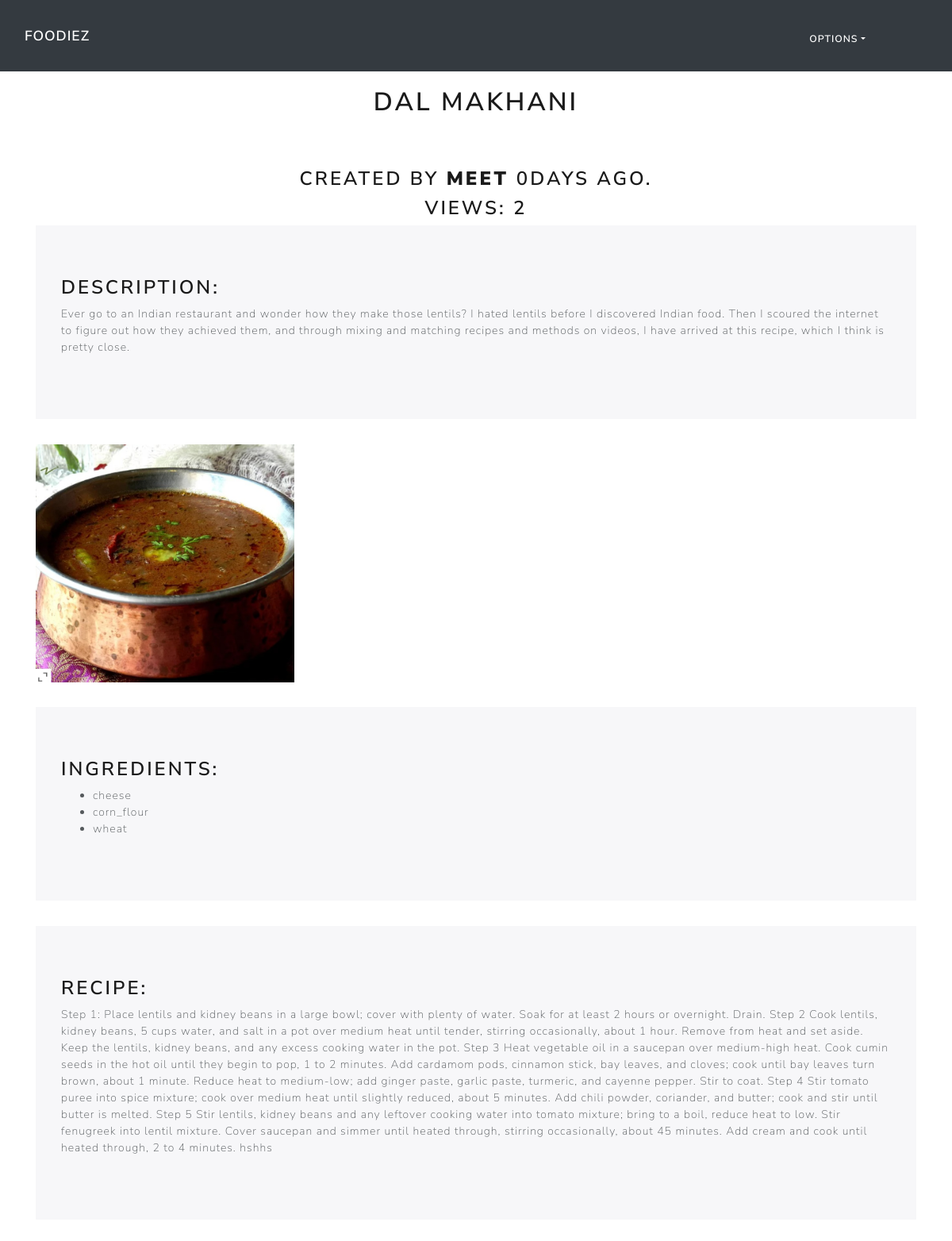
/single_blog.php?id=9, run on the app's committed database.
### tables this page shows
CREATE TABLE `post` (
  `id` int(11) NOT NULL,
  `user_id` int(11) NOT NULL,
  `title` varchar(32) NOT NULL,
  `description` varchar(1024) NOT NULL,
  `views` int(11) NOT NULL DEFAULT 0,
  `body` varchar(10000) NOT NULL,
  `featured_img` varchar(255) DEFAULT NULL,
  `created_at` timestamp NOT NULL DEFAULT current_timestamp()
);

CREATE TABLE `users` (
  `id` int(100) NOT NULL,
  `username` varchar(100) NOT NULL,
  `email` varchar(100) NOT NULL,
  `password` varchar(100) NOT NULL,
  `created_at` timestamp NULL DEFAULT current_timestamp(),
  `updated_at` timestamp NULL DEFAULT NULL
);

CREATE TABLE `ingredients` (
  `ing_id` int(11) NOT NULL,
  `name` varchar(100) NOT NULL
);

### single_blog.php (the view, shortened to what this page needs)
<?php include('dbh.php'); ?>
<?php include('header.php'); ?>
<?php $post_id = $_GET['id']; ?>
<?php
  $qe = "SELECT views FROM post WHERE id = $post_id";
  $re = mysqli_query($conn, $qe) or die(mysqli_error($conn));
  $tv = mysqli_fetch_assoc($re);
  $views = $tv['views'];
?>
<?php
    $sql = "SELECT * FROM post WHERE id = $post_id";
    $res = mysqli_query($conn, $sql);
    if(mysqli_num_rows($res) > 0){
        while($p = mysqli_fetch_assoc($res)){ ?>
            <h1 style = "margin : 20px auto; text-align:center;"> <?php echo $p['title']; ?> </h1><br><br>
            <?php
            $diff = strtotime("now") - strtotime($p['created_at']);
            $days = floor($diff/(3600*24));
            $y = "SELECT username FROM users join post on users.id = post.user_id where post.id = $post_id";
            $u = mysqli_query($conn, $y) or die(mysqli_error($conn));
            if(mysqli_num_rows($u) > 0){
                while($temp = mysqli_fetch_assoc($u)){
                    $author = $temp['username'];
                }
            }
            ?>
            <h3 style = "text-align:center"> <?php echo "Created by "; ?> <strong> <?php echo $author ?> </strong> <?php echo " " . $days . "days ago." ?> </h3>
            <h3 style = "text-align:center"><?php echo "views: " . $views; ?></h3>
            <div class = "jumbotron">
                <h3> Description: </h3>
                <p> <?php echo $p['description'] ?> </p>
            </div>
            <div style = "margin:10px auto;">
            <img src = <?php echo $p['featured_img']; ?> style = "height:300px;" alt="recipe image"/> <br> <br>
          </div>
            <div class="jumbotron">
            <h3> ingredients: </h3>
            <?php
                $q = "SELECT name FROM ingredients JOIN pi_relation ON ingredients.ing_id = pi_relation.ingredient_id
                        WHERE pi_relation.post_id = $post_id";
                $r = mysqli_query($conn,$q);
                if(mysqli_num_rows($r) > 0){
                    ?>
                    <ul>
                        <?php while($t = mysqli_fetch_assoc($r)): ?>
                            <li> <?php echo $t['name']; ?> </li>
                        <?php endwhile; ?>
                    </ul>
                    <?php
                }
            ?>
            </div>
            <div class = "jumbotron">
                <h3> Recipe: </h3>
                <p> <?php echo $p['body'] ?> </p>
            </div>
        <?php
        }
    }
?>
<?php include('footer.php'); ?>

### data on the page
post: title "DAL MAKHANI", user.username "MEET", created_at "0", views "2", description "Ever go to an Indian restaurant and wonder how they make those lentils? I hated lentils before I discovered Indian food. Then I scoured the internet to figure out how they achieved them, and through mixing and matching recipes and methods on videos, I have arrived at this recipe, which I think is pretty close.", featured_img (picture), body "Step 1: Place lentils and kidney beans in a large bowl; cover with plenty of water. Soak for at least 2 hours or overnight. Drain. Step 2 Cook lentils, kidney beans, 5 cups water, and salt in a pot over medium heat until tender, stirring occasionally, about 1 hour. Remove from heat and set aside. Keep the lentils, kidney beans, and any excess cooking water in the pot. Step 3 Heat vegetable oil in a saucepan over medium-high heat. Cook cumin seeds in the hot oil until they begin to pop, 1 to 2 minutes. Add cardamom pods, cinnamon stick, bay leaves, and cloves; cook until bay leaves turn brown, about 1 minute. Reduce heat to medium-low; add ginger paste, garlic paste, turmeric, and cayenne…"
ingredients: name "cheese"
ingredients: name "corn_flour"
ingredients: name "wheat"
